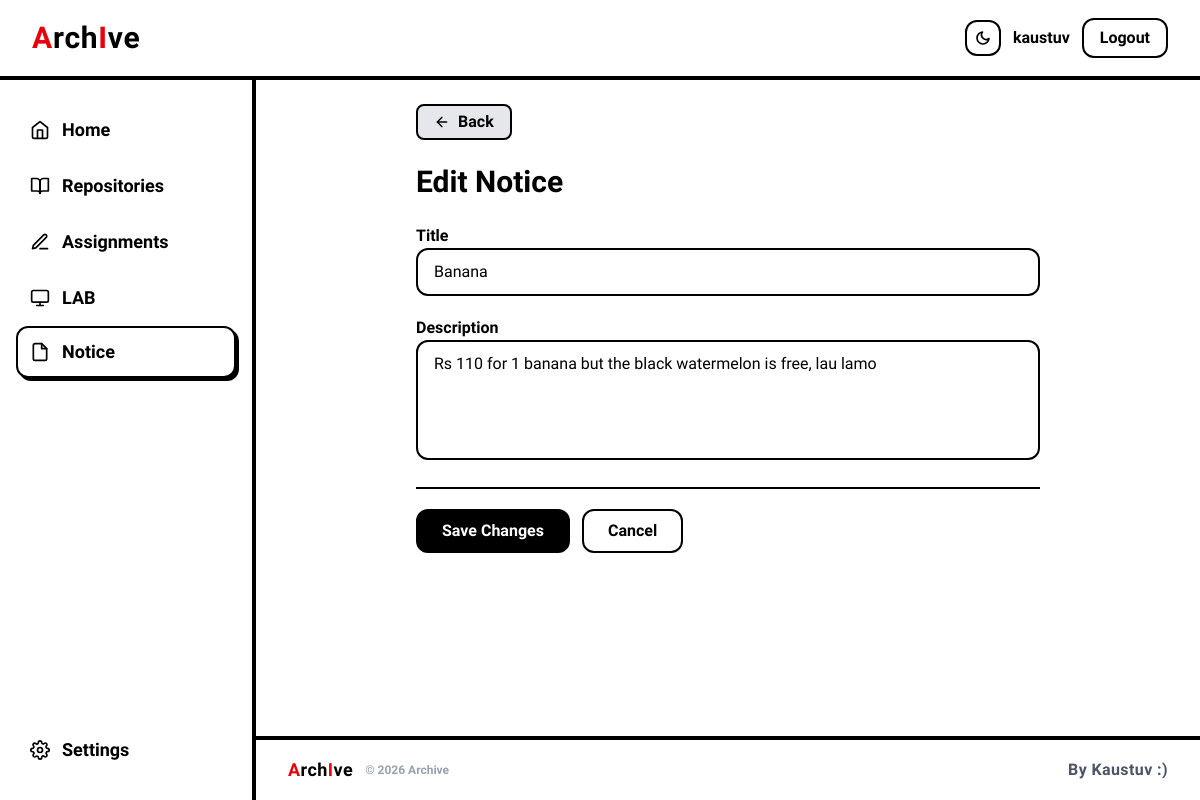
Page /notices/2/edit/ (signed in) on the committed database.
### notices/models.py (models this page shows, shortened)
class Notice(models.Model):
    title = models.CharField(max_length=200)
    description = models.TextField()
    created_at = models.DateTimeField(auto_now_add=True)
    is_read = models.BooleanField(default=False)

### notices/views.py (the view)
    @login_required
    def wrapped(request, *args, **kwargs):
        if request.user.is_staff or request.user.is_superuser:
            return view_func(request, *args, **kwargs)
        raise PermissionDenied

### archive_core/context_processors.py (called while the page is built)
def notices_unread(request):
    return {
        'notices_unread_count': Notice.objects.filter(is_read=False).count()
    }

### notices/views.py (called while the page is built)
def staff_required(view_func):
    @login_required
    def wrapped(request, *args, **kwargs):
        if request.user.is_staff or request.user.is_superuser:
            return view_func(request, *args, **kwargs)
        raise PermissionDenied
    return wrapped

@login_required
@staff_required
def edit_notice_view(request, notice_id):
    notice = get_object_or_404(Notice, id=notice_id)
    if request.method == 'POST':
        notice.title = request.POST.get('title', notice.title)
        notice.description = request.POST.get('description', notice.description)
        notice.save()
        return redirect('notices')
    return render(request, 'edit_notice.html', {'notice': notice})

### notices/templates/edit_notice.html (shortened to what this page needs)
{% extends 'base.html' %} {% block title %}Edit Notice — ArchIve{% endblock %}
{% block content %}
<div class="p-4 md:p-6 max-w-2xl mx-auto space-y-6">
  <a
    href="{% url 'notices' %}"
    class="inline-flex items-center gap-2 border-2 border-black dark:border-white rounded-lg py-1 px-4 text-base font-bold bg-gray-200 dark:bg-zinc-800 text-black dark:text-white hover:bg-gray-300 dark:hover:bg-zinc-700 transition-all hover:-translate-y-0.5 hover:shadow-[2px_2px_0px_0px_rgba(0,0,0,1)] dark:hover:shadow-[2px_2px_0px_0px_rgba(255,255,255,1)] w-fit"
  >
    <svg
      class="w-4 h-4 fill-none stroke-black dark:stroke-white stroke-2"
      stroke-linecap="round"
      stroke-linejoin="round"
      viewBox="0 0 24 24"
    >
      <line x1="19" y1="12" x2="5" y2="12" />
      <polyline points="12 19 5 12 12 5" />
    </svg>
    Back
  </a>
  <h1 class="text-2xl md:text-3xl font-bold text-black dark:text-white">
    Edit Notice
  </h1>
  <form method="POST" class="space-y-5">
    <div class="space-y-1.5">
      <label class="text-base font-bold text-black dark:text-white"
        >Title</label
      >
      <input
        type="text"
        name="title"
        value="{{ notice.title }}"
        required
        class="w-full border-2 border-black dark:border-white rounded-xl px-4 py-2.5 text-base bg-white dark:bg-zinc-900 text-black dark:text-white focus:outline-none focus:shadow-[3px_3px_0px_0px_rgba(0,0,0,1)] dark:focus:shadow-[3px_3px_0px_0px_rgba(255,255,255,1)] transition-all"
      />
    </div>
    <div class="space-y-1.5">
      <label class="text-base font-bold text-black dark:text-white"
        >Description</label
      >
      <textarea
        name="description"
        rows="4"
        required
        class="w-full border-2 border-black dark:border-white rounded-xl px-4 py-2.5 text-base bg-white dark:bg-zinc-900 text-black dark:text-white focus:outline-none focus:shadow-[3px_3px_0px_0px_rgba(0,0,0,1)] dark:focus:shadow-[3px_3px_0px_0px_rgba(255,255,255,1)] transition-all resize-none"
      >
{{ notice.description }}</textarea
      >
    </div>
    <div class="border-t-2 border-black dark:border-white"></div>
    <div class="flex gap-3">
      <button
        type="submit"
        class="border-2 border-black dark:border-white rounded-xl py-2 px-6 text-base font-bold bg-black dark:bg-white text-white dark:text-black hover:bg-gray-800 dark:hover:bg-gray-100 transition-all hover:-translate-y-0.5 hover:shadow-[3px_3px_0px_0px_rgba(0,0,0,1)] dark:hover:shadow-[3px_3px_0px_0px_rgba(255,255,255,1)]"
      >
        Save Changes
      </button>
      <a
        href="{% url 'notices' %}"
        class="border-2 border-black dark:border-white rounded-xl py-2 px-6 text-base font-bold bg-white dark:bg-zinc-900 text-black dark:text-white hover:bg-gray-100 dark:hover:bg-zinc-800 transition-all hover:-translate-y-0.5 hover:shadow-[3px_3px_0px_0px_rgba(0,0,0,1)] dark:hover:shadow-[3px_3px_0px_0px_rgba(255,255,255,1)]"
      >
        Cancel
      </a>
    </div>
  </form>
</div>
{% endblock %}

### templates/base.html (shortened to what this page needs)
<!doctype html>
<html lang="en">
  <head>
    {% load static %}
    <link rel="stylesheet" href="{% static 'css/output.css' %}" />
  </head>
  <body
    class="bg-white dark:bg-zinc-950 text-black dark:text-white min-h-screen flex flex-col antialiased overflow-x-hidden"
  >
    <header
      class="fixed top-0 left-0 right-0 h-16 md:h-20 flex justify-between items-center px-4 md:px-8 bg-white dark:bg-zinc-950 border-b-4 border-black dark:border-white z-50"
    >
      <div class="flex items-center gap-3">
        <a
          href="/"
          class="text-2xl md:text-3xl font-bold tracking-wide select-none hover:opacity-80 transition-opacity text-black dark:text-white"
        >
          <span class="text-red-600">A</span>rch<span class="text-red-600"
            >I</span
          >ve
        </a>
      </div>
      <div class="flex items-center gap-2 md:gap-3">
        <button
          id="theme-toggle"
          class="w-9 h-9 border-2 border-black dark:border-white rounded-xl flex items-center justify-center bg-white dark:bg-zinc-900 hover:bg-gray-100 dark:hover:bg-zinc-800 transition-all hover:-translate-y-0.5 hover:shadow-[2px_2px_0px_0px_rgba(0,0,0,1)] dark:hover:shadow-[2px_2px_0px_0px_rgba(255,255,255,1)]"
          title="Toggle dark mode"
        >
          <svg
            id="icon-moon"
            class="w-4 h-4 block dark:hidden text-black"
            fill="none"
            stroke="currentColor"
            stroke-width="2.5"
            stroke-linecap="round"
            stroke-linejoin="round"
            viewBox="0 0 24 24"
          >
            <path d="M21 12.79A9 9 0 1 1 11.21 3 7 7 0 0 0 21 12.79z" />
          </svg>
        </button>
        <div class="hidden sm:flex items-center gap-2 md:gap-3">
          {% if request.user.is_authenticated %}
          <span class="font-bold text-black dark:text-white"
            >{{ request.user.username }}</span
          >
          <a
            href="{% url 'logout' %}"
            class="px-4 py-1.5 border-2 border-black dark:border-white text-black dark:text-white rounded-xl font-bold text-sm md:text-base hover:bg-gray-100 dark:hover:bg-zinc-900 transition-all"
          >
            Logout
          </a>
          {% endif %}
        </div>
      </div>
    </header>
    <div class="flex flex-1 pt-16 md:pt-20 relative min-h-screen">
      <aside
        id="sidebar"
        class="fixed top-16 md:top-20 left-0 bottom-0 w-64 border-r-4 border-black dark:border-white flex flex-col justify-between py-6 px-4 bg-white dark:bg-zinc-950 select-none z-40 -translate-x-full lg:translate-x-0"
      >
        <nav class="space-y-1">
          <a
            href="/"
            class="nav-link text-black dark:text-white flex items-center gap-3 text-lg font-bold px-3 py-2.5 border-2 border-transparent rounded-xl transition-all duration-200 hover:bg-white dark:hover:bg-zinc-900 hover:border-black dark:hover:border-white hover:-translate-y-0.5 hover:shadow-[3px_3px_0px_0px_rgba(0,0,0,1)] dark:hover:shadow-[3px_3px_0px_0px_rgba(255,255,255,1)]"
          >
            <svg
              class="w-5 h-5 flex-shrink-0 fill-none"
              stroke="currentColor"
              stroke-width="2"
              stroke-linecap="round"
              stroke-linejoin="round"
              viewBox="0 0 24 24"
            >
              <path d="m3 9 9-7 9 7v11a2 2 0 0 1-2 2H5a2 2 0 0 1-2-2z" />
              <path d="M9 22V12h6v10" />
            </svg>
            Home
          </a>
          <a
            href="/repositories/"
            class="nav-link text-black dark:text-white flex items-center gap-3 text-lg font-bold px-3 py-2.5 border-2 border-transparent rounded-xl transition-all duration-200 hover:bg-white dark:hover:bg-zinc-900 hover:border-black dark:hover:border-white hover:-translate-y-0.5 hover:shadow-[3px_3px_0px_0px_rgba(0,0,0,1)] dark:hover:shadow-[3px_3px_0px_0px_rgba(255,255,255,1)]"
          >
            <svg
              class="w-5 h-5 flex-shrink-0 fill-none"
              stroke="currentColor"
              stroke-width="2"
              stroke-linecap="round"
              stroke-linejoin="round"
              viewBox="0 0 24 24"
            >
              <path d="M2 3h6a4 4 0 0 1 4 4v14a3 3 0 0 0-3-3H2z" />
              <path d="M22 3h-6a4 4 0 0 0-4 4v14a3 3 0 0 1 3-3h7z" />
            </svg>
            Repositories
          </a>
          <a
            href="/assignments/"
            class="nav-link text-black dark:text-white flex items-center gap-3 text-lg font-bold px-3 py-2.5 border-2 border-transparent rounded-xl transition-all duration-200 hover:bg-white dark:hover:bg-zinc-900 hover:border-black dark:hover:border-white hover:-translate-y-0.5 hover:shadow-[3px_3px_0px_0px_rgba(0,0,0,1)] dark:hover:shadow-[3px_3px_0px_0px_rgba(255,255,255,1)]"
          >
            <svg
              class="w-5 h-5 flex-shrink-0 fill-none"
              stroke="currentColor"
              stroke-width="2"
              stroke-linecap="round"
              stroke-linejoin="round"
              viewBox="0 0 24 24"
            >
              <path d="M12 20h9" />
              <path d="M16.5 3.5a2.12 2.12 0 0 1 3 3L7 19l-4 1 1-4Z" />
            </svg>
            Assignments
          </a>
          <a
            href="/lab/"
            class="nav-link text-black dark:text-white flex items-center gap-3 text-lg font-bold px-3 py-2.5 border-2 border-transparent rounded-xl transition-all duration-200 hover:bg-white dark:hover:bg-zinc-900 hover:border-black dark:hover:border-white hover:-translate-y-0.5 hover:shadow-[3px_3px_0px_0px_rgba(0,0,0,1)] dark:hover:shadow-[3px_3px_0px_0px_rgba(255,255,255,1)]"
          >
            <svg
              class="w-5 h-5 flex-shrink-0 fill-none"
              stroke="currentColor"
              stroke-width="2"
              stroke-linecap="round"
              stroke-linejoin="round"
              viewBox="0 0 24 24"
            >
              <rect x="2" y="3" width="20" height="14" rx="2" />
              <line x1="8" y1="21" x2="16" y2="21" />
              <line x1="12" y1="17" x2="12" y2="21" />
            </svg>
            LAB
          </a>
          <a
            href="/notices/"
            class="nav-link text-black dark:text-white flex items-center gap-3 text-lg font-bold px-3 py-2.5 border-2 border-transparent rounded-xl transition-all duration-200 hover:bg-white dark:hover:bg-zinc-900 hover:border-black dark:hover:border-white hover:-translate-y-0.5 hover:shadow-[3px_3px_0px_0px_rgba(0,0,0,1)] dark:hover:shadow-[3px_3px_0px_0px_rgba(255,255,255,1)]"
          >
            <svg
              class="w-5 h-5 flex-shrink-0 fill-none"
              stroke="currentColor"
              stroke-width="2"
              stroke-linecap="round"
              stroke-linejoin="round"
              viewBox="0 0 24 24"
            >
              <path
                d="M14 2H6a2 2 0 0 0-2 2v16a2 2 0 0 0 2 2h12a2 2 0 0 0 2-2V8z"
              />
              <polyline points="14 2 14 8 20 8" />
            </svg>
            <span class="flex-1">Notice</span>
          </a>
        </nav>
        <div class="space-y-1">
          <a
            href="/settings/"
            class="nav-link text-black dark:text-white flex items-center gap-3 text-lg font-bold px-3 py-2.5 border-2 border-transparent rounded-xl transition-all duration-200 hover:bg-white dark:hover:bg-zinc-900 hover:border-black dark:hover:border-white hover:-translate-y-0.5 hover:shadow-[3px_3px_0px_0px_rgba(0,0,0,1)] dark:hover:shadow-[3px_3px_0px_0px_rgba(255,255,255,1)]"
          >
            Settings
          </a>
        </div>
      </aside>
      <main
        class="w-full lg:ml-64 flex-1 flex flex-col min-h-[calc(100vh-4rem)] md:min-h-[calc(100vh-5rem)] bg-white dark:bg-zinc-950 transition-colors duration-200"
      >
        <div class="flex-1 text-black dark:text-white">
          {% block content %} {% endblock %}
        </div>
        <footer
          class="w-full bg-white dark:bg-zinc-950 border-t-4 border-black dark:border-white px-4 md:px-8 py-4 flex flex-col sm:flex-row justify-between items-center gap-3 sm:gap-0 select-none"
        >
          <div class="flex items-center gap-3">
            <div
              class="text-lg font-bold tracking-wide text-black dark:text-white"
            >
              <span class="text-red-600">A</span>rch<span class="text-red-600"
                >I</span
              >ve
            </div>
            <span class="text-xs text-gray-400 dark:text-zinc-500 font-bold"
              >© 2026 Archive</span
            >
          </div>
          <div
            class="text-base font-bold tracking-wide text-gray-600 dark:text-zinc-400"
          >
            By Kaustuv :)
          </div>
        </footer>
      </main>
    </div>
  </body>
</html>

### templates/base.html (style rules this page uses)
body { font-family: "Architects Daughter", cursive, sans-serif; }
#sidebar { transition: transform 0.3s cubic-bezier(0.4, 0, 0.2, 1); }
.nav-link.active { background: white; border-color: black !important; box-shadow: 3px 3px 0px 0px rgba(0, 0, 0, 1); transform: translateY(-2px); }

### rows in the picture
Notice: title "Banana", description "Rs 110 for 1 banana but the black watermelon is free, lau lamo"

### other values in the picture
{{ request.user.username }} "kaustuv"
